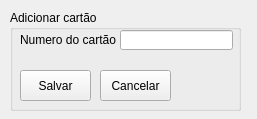
<?xml version="1.0" encoding="UTF-8"?>
<ui version="4.0">
 <class>MainWindow</class>
 <widget class="QMainWindow" name="MainWindow">
  <property name="geometry">
   <rect>
    <x>0</x>
    <y>0</y>
    <width>257</width>
    <height>119</height>
   </rect>
  </property>
  <property name="windowTitle">
   <string>Adicinar Cartão</string>
  </property>
  <widget class="QWidget" name="centralwidget">
   <widget class="QGroupBox" name="groupBox">
    <property name="geometry">
     <rect>
      <x>10</x>
      <y>10</y>
      <width>231</width>
      <height>101</height>
     </rect>
    </property>
    <property name="title">
     <string>Adicionar cartão</string>
    </property>
    <widget class="QLabel" name="label">
     <property name="geometry">
      <rect>
       <x>10</x>
       <y>20</y>
       <width>181</width>
       <height>20</height>
      </rect>
     </property>
     <property name="text">
      <string>Numero do cartão :</string>
     </property>
    </widget>
    <widget class="QLineEdit" name="txtNumero">
     <property name="geometry">
      <rect>
       <x>110</x>
       <y>20</y>
       <width>113</width>
       <height>20</height>
      </rect>
     </property>
    </widget>
    <widget class="QPushButton" name="btnSalvarCartao">
     <property name="geometry">
      <rect>
       <x>10</x>
       <y>60</y>
       <width>71</width>
       <height>31</height>
      </rect>
     </property>
     <property name="text">
      <string>Salvar</string>
     </property>
    </widget>
    <widget class="QPushButton" name="btnCancelar">
     <property name="geometry">
      <rect>
       <x>90</x>
       <y>60</y>
       <width>71</width>
       <height>31</height>
      </rect>
     </property>
     <property name="text">
      <string>Cancelar</string>
     </property>
    </widget>
   </widget>
  </widget>
 </widget>
 <resources/>
 <connections/>
</ui>
